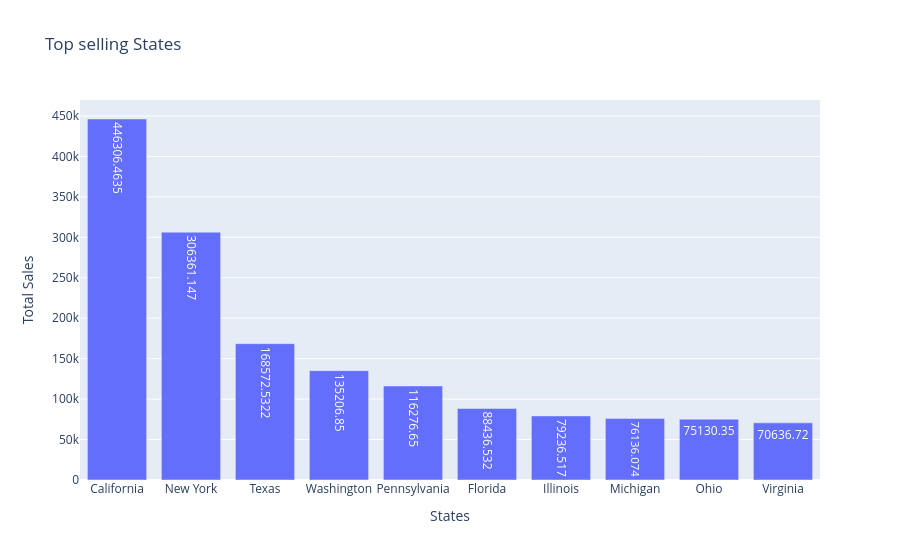

Notebook code cell kept with this figure:
### Code cell
fig=px.bar(
    top_states,
    x='State',
    y='Sales',
    title='Top selling States',
    text="Sales"
)
fig.update_traces(
    hovertemplate='<b>%{x}</b><br>Sales: $%{y:,.2f}<extra></extra>'
)

fig.update_layout(
    xaxis_title='States',
    yaxis_title='Total Sales'
)

fig.show()

### Figure 1 — Plotly figure (JSON) as saved in the notebook; plotly's stock layout.template omitted (floating-point values rounded to 4 significant figures)
{"data": [{"hovertemplate": "<b>%{x}</b><br>Sales: $%{y:,.2f}<extra></extra>", "legendgroup": "", "marker": {"color": "#636efa", "pattern": {"shape": ""}}, "name": "", "orientation": "v", "showlegend": false, "text": [446300.0, 306400.0, 168600.0, 135200.0, 116300.0, 88440.0, 79240.0, 76140.0, 75130.0, 70640.0], "textposition": "auto", "type": "bar", "x": ["California", "New York", "Texas", "Washington", "Pennsylvania", "Florida", "Illinois", "Michigan", "Ohio", "Virginia"], "xaxis": "x", "y": [446300.0, 306400.0, 168600.0, 135200.0, 116300.0, 88440.0, 79240.0, 76140.0, 75130.0, 70640.0], "yaxis": "y"}], "layout": {"barmode": "relative", "legend": {"tracegroupgap": 0}, "title": {"text": "Top selling States"}, "xaxis": {"anchor": "y", "domain": [0, 1], "title": {"text": "States"}}, "yaxis": {"anchor": "x", "domain": [0, 1], "title": {"text": "Total Sales"}}}}
